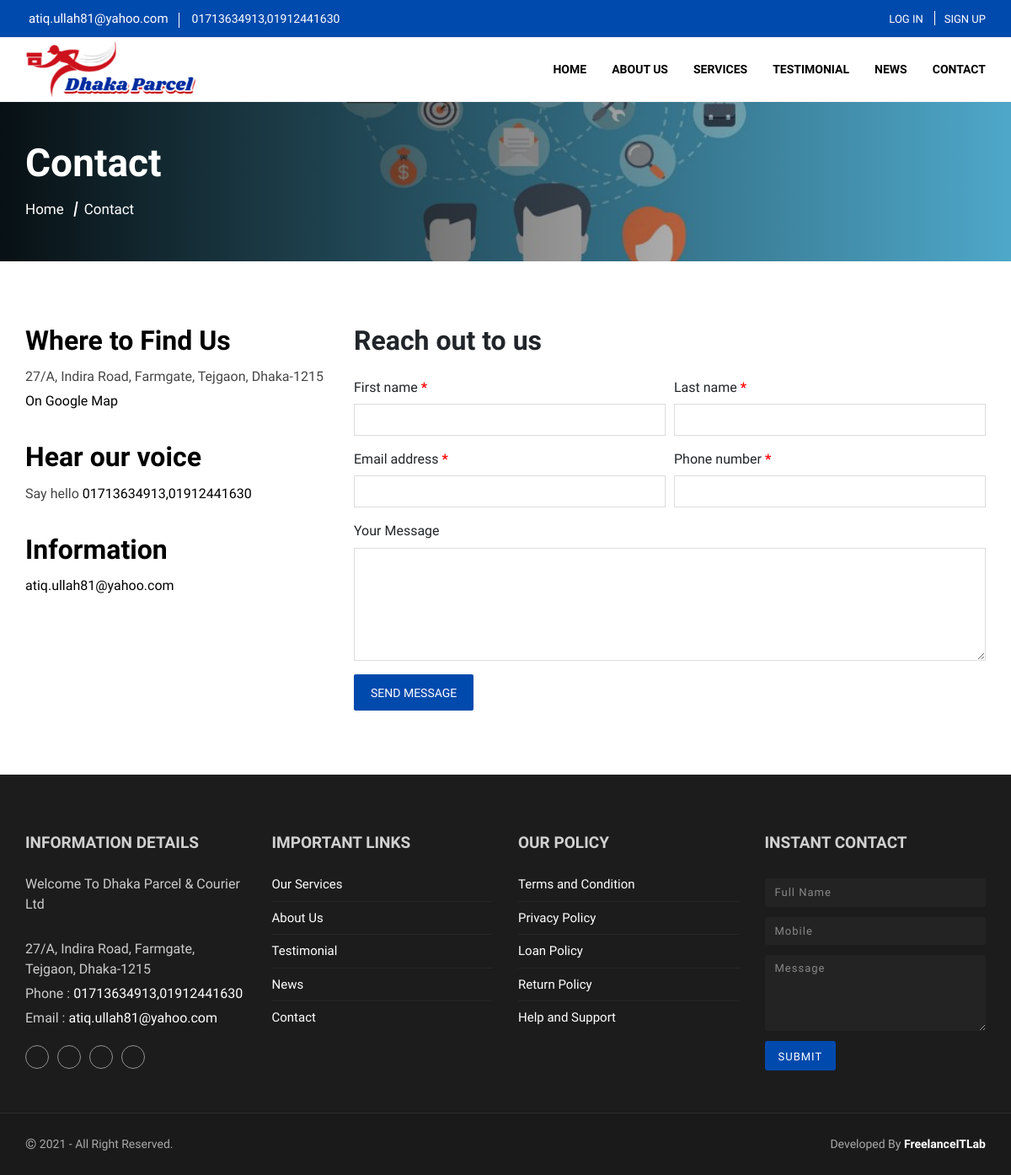
The app's page /contact with its own data.
### tables this page shows
CREATE TABLE `footer` (
  `id` int(11) NOT NULL,
  `location` varchar(100) NOT NULL,
  `email` varchar(100) NOT NULL,
  `phone` varchar(100) NOT NULL,
  `fb_link` varchar(100) NOT NULL,
  `g_link` varchar(100) NOT NULL,
  `in_link` varchar(100) NOT NULL,
  `tw_link` varchar(100) NOT NULL,
  `youtube` varchar(255) DEFAULT NULL,
  `trash` varchar(100) NOT NULL
);

CREATE TABLE `header` (
  `id` int(11) NOT NULL,
  `web_title` varchar(100) NOT NULL,
  `web_logo` varchar(100) NOT NULL,
  `fev_icon` varchar(100) NOT NULL,
  `food_menu` text NOT NULL,
  `apk` text DEFAULT NULL,
  `is_verification` int(1) NOT NULL DEFAULT 1,
  `trash` int(100) NOT NULL
);

### application/helpers/io_helper.php (called while the page is built, shortened)
<?php
if (!function_exists('readTable')) {
    function readTable($table, $where=[], $nidle=[]){
        $ci =& get_instance();
        $query = $ci->db->where($where)->get($table);
        return $query->result();
    }
}
if (!function_exists('view')) {
    function view($location)
    {
        $ci =& get_instance();
        $ci->data['page'] = $location;
        $ci->load->view('frontend/layout/master', $ci->data);
    }
}
if (!function_exists('load')) {
    function load($location)
    {
        $ci =& get_instance();
        $ci->load->view(str_replace('.', '/', $location), $ci->data);
    }
}

### application/controllers/Frontend/HomeController.php (called while the page is built, shortened)
<?php
class HomeController extends Frontend_Controller {
    function __construct() {
        parent::__construct();
    }
    public function contact() {
        return view('frontend.pages.contact');
    }
}

### index.php (called while the page is built, shortened)
<?php
require_once BASEPATH.'core/CodeIgniter.php';

### application/core/Lab_Controller.php (called while the page is built, shortened)
<?php
class Frontend_Controller extends Lab_Controller {
    function __construct() {
        $header = readTable('header');
        $footer = readTable('footer');
    }
}

### application/helpers/ecom_front_helper.php (called while the page is built, shortened)
<?php
function user(){
    $CI = & get_instance();
    if($CI->session->userdata('subscriber'))
    {
        $user = readTable('subscribers', ['id'=>$CI->session->userdata('subscriber_id')]);
        return ($user ? $user[0] : false);
    }
    else{
        return false;
    }
}

### application/helpers/custom_db_helper.php (called while the page is built, shortened)
<?php
	function read($data=null, $Extra_cond=null, $Extra_order_by='id DESC', $Extra_limit=null, $Extra_offset=null){
		$ci =& get_instance();
		if(is_array($data)){
			$table 	   = isset($data['table']) ? $data['table'] : null;
			$cond  	   = isset($data['cond']) ? $data['cond'] : null;
			$offset    = isset($data['offset']) ? $data['offset'] : null;
			$limit     = isset($data['limit']) ? $data['limit'] : null;
			$order_by  = isset($data['order_by']) ? $data['order_by'] : null;
			$group_by  = isset($data['group_by']) ? $data['group_by'] : null;
			$distinct  = isset($data['distinct']) ? $data['distinct'] : null;
			$select    = isset($data['select']) ? $data['select'] : '*';
        			$ci->db->select($select);
					$ci->db->order_by($order_by);
					if($distinct!==null) $ci->db->distinct($distinct);
					if($group_by!==null) $ci->db->group_by($group_by);
			$result = $ci->db->get_where($table,$cond,$limit, $offset);
		}else{
			$Extra_table = $data;
					  $ci->db->order_by($Extra_order_by);
			$result = $ci->db->get_where($Extra_table, $Extra_cond, $Extra_limit, $Extra_offset);
		}
		if(empty($result->result())){
			return false;
		}else{
			return $result->result();
		}
	}

### application/views/frontend/pages/contact.php (the view)
<link rel="stylesheet" href="<?php echo site_url('public/style/contact.css')?>">
<header class="second_header">
    <div class="cover">
        <div class="container">
            <div class="header_content">
                <h2>Contact</h2>
                <ul>
                    <li><a href="<?=site_url('')?>">Home</a></li>
                    <li>Contact</li>
                </ul>
            </div>
        </div>
    </div>
</header>
<?php $footer = read('footer');?>
<section class="contact_section" id="message">
    <div class="container">
        <div class="row">
            <div class="col-md-4">
                <div class="contact_info">
                    <div class="address">
                        <h2>Where to Find Us</h2>
                        <p><?=($footer ? $footer[0]->location : '')?></p>
                        <a href="https://goo.gl/maps/xB3zibLVg12Svgrx7" target="_blank">On Google Map</a>
                    </div>
                    <article>
                        <h2>Hear our voice</h2>
                        <p>Say hello <a href="tel:<?=($footer ? $footer[0]->phone : '')?>"><?=($footer ? $footer[0]->phone : '')?></a></p>
                    </article>
                    <article>
                        <h2>Information</h2>
                        <p><a href="mailto:<?=($footer ? $footer[0]->email : '')?>"><?=($footer ? $footer[0]->email : '')?></a></p>
                    </article>
                </div>
            </div>
            <div class="col-md-8">
                <div class="request_form">
                    <h2>Reach out to us</h2>
                    <form action="<?php echo site_url('home/add_message');?>" method="post">
                        <div class="form-row">
                            <div class="form-group col-md-6 required">
                                <label for="first_name">First name</label>
                                <input type="text" id="first_name" name="name" class="form-control" required>
                            </div>
                            <div class="form-group col-md-6 required">
                                <label for="last_name">Last name</label>
                                <input type="text" id="last_name" name="last_name" class="form-control" required>
                            </div>
                            <div class="form-group col-md-6 required">
                                <label for="email">Email address</label>
                                <input type="email" id="email" name="email" class="form-control" required>
                            </div>
                            <div class="form-group col-md-6 required">
                                <label for="phone_number">Phone number</label>
                                <input type="text" id="phone_number" name="phone" class="form-control" required>
                            </div>
                            <div class="form-group col-md-12">
                                <label for="description">Your Message</label>
                                <textarea id="description" name="message" class="form-control" rows="5" required></textarea>
                            </div>
                            <div class="form-group col-md-12">
                                <button type="submit" class="btn btn-primary">Send message</button>
                            </div>
                        </div>
                    </form>
                </div>
            </div>
        </div>
    </div>
</section>

### application/views/frontend/partials/header.php (shortened to what this page needs)
<!doctype html>
<html lang="en">
<head>
    <link rel="stylesheet" href="https://unpkg.com/ionicons@4.5.10-0/dist/css/ionicons.min.css">
    <link rel="stylesheet" href="https://pro.fontawesome.com/releases/v5.10.0/css/all.css">
    <link rel="stylesheet" href="https://cdn.jsdelivr.net/npm/bootstrap-select@1.13.14/dist/css/bootstrap-select.min.css">
    <link rel="stylesheet" href="https://cdn.jsdelivr.net/npm/bootstrap@4.5.3/dist/css/bootstrap.min.css">
    <link rel="stylesheet" href="<?php echo site_url('public/style/master.css')?>">
</head>
<?php
    $header = read('header');
?>
<body>
    <div id="app">
        <nav class="fixed-top">
            <div class="contact_nav">
                <div class="container">
                    <div class="cnav_content">
                        <div class="contact_access">
                            <a href="mailto:"><i class="icon ion-ios-mail"></i><?=($footer?$footer->email:'')?> </a>
                            <a href="tel:" class="call"><i class="icon ion-ios-call"></i><?=($footer?$footer->phone:'')?> </a>
                        </div>
                        <?php if(!user()){ ?>
                        <ul class="auth">
                            <li>
                                <a href="<?=site_url('login')?>"><span>Log In</span></a>
                            </li>
                            <li>
                                <a href="<?=site_url('registration')?>"><span>Sign Up</span></a>
                            </li>
                        </ul>
                        <?php } else if(user()) { ?>
                        <div class="user-dropdown dropdown">
                            <div class="user-menu" data-toggle="dropdown">
                                <span><?=(user()->name)?></span>
                                <img src="<?= site_url(!empty(user()->image) ? user()->image : 'public/images/user/01.png') ?>"
                                    alt="">
                            </div>
                            <ul class="dropdown-menu">
                                <li><a href="<?=site_url('user-panel/dashboard')?>"><i
                                            class="icon ion-ios-speedometer"></i> Dashboard</a></li>
                                <li><a href="<?=site_url('user-panel/profile')?>"><i class="icon ion-md-person-add"></i>
                                        Profile</a></li>
                                <li><a href="<?=site_url('logout')?>"><i class="icon ion-md-log-out"></i> Logout</a>
                                </li>
                            </ul>
                        </div>
                        <?php } ?>
                    </div>
                </div>
            </div>
            <div class="navbar navbar-expand-lg">
                <div class="container">
                    <a class="brand" href="<?=site_url('')?>">
                        <img src="<?=site_url($header ? $header[0]->web_logo : 'public/images/logo/logo.png')?>" alt="">
                    </a>
                    <div class="collapse navbar-collapse" id="nav">
                        <ul class="navbar-nav">
                            <li><a href="<?=site_url('')?>" class="nav-link">Home</a></li>
                            <li><a href="<?=site_url('about')?>" class="nav-link">About Us</a></li>
                            <li><a href="<?=site_url('services')?>" class="nav-link">Services</a></li>
                            <li><a href="<?=site_url('testimonial')?>" class="nav-link">Testimonial</a></li>
                            <li><a href="<?=site_url('news')?>" class="nav-link">News</a></li>
                            <li><a href="<?=site_url('contact')?>" class="nav-link">Contact</a></li>
                        </ul>
                    </div>
                </div>
            </div>
        </nav>

### application/views/frontend/partials/footer.php (shortened to what this page needs)
    <footer class="footer_section" id="message">
        <div class="container">
            <div class="row">
                <div class="col-lg-3 col-sm-6">
                    <div class="company_info">
                        <h3>Information Details</h3>
                        <p>Welcome To <?=($header?$header->web_title:'')?></p><br>
                        <p><?=($footer?$footer->location:'')?></p>
                        <p>Phone : <a
                                href="tel:<?=($footer?$footer->phone:'')?>"><?=($footer? $footer->phone:'Wbsite Title')?></a>
                        </p>
                        <p>Email : <a
                                href="mailto:<?=($footer?$footer->email:'')?>"><?=($footer?$footer->email:'')?></a>
                        </p>
                        <ul class="social_link">
                            <li><a href="<?=($footer?$footer->fb_link:'')?>" target="_blank" class="facebook"><i class="icon ion-logo-facebook"></i></a></li>
                            <li><a href="<?=($footer?$footer->tw_link:'')?>" target="_blank" class="twitter"><i class="icon ion-logo-twitter"></i></a></li>
                            <li><a href="<?=($footer?$footer->in_link:'')?>" target="_blank" class="linkedin"><i class="icon ion-logo-linkedin"></i></a></li>
                            <li><a href="<?=($footer?$footer->youtube:'')?>" target="_blank" class="youtube"><i class="icon ion-logo-youtube"></i></a></li>
                        </ul>
                    </div>
                </div>
                <div class="col-lg-3 col-sm-6">
                    <div class="company_info">
                        <h3>Important Links</h3>
                        <ul class="quick_link">
                            <li><a href="<?=site_url('services')?>">Our Services</a></li>
                            <li><a href="<?=site_url('about')?>">About Us</a></li>
                            <li><a href="<?=site_url('testimonial')?>">Testimonial</a></li>
                            <li><a href="<?=site_url('home/news')?>">News</a></li>
                            <li><a href="<?=site_url('home/contact')?>">Contact</a></li>
                        </ul>
                    </div>
                </div>
                <div class="col-lg-3 col-sm-6">
                    <div class="company_info">
                        <h3>Our Policy</h3>
                        <ul class="quick_link">
                            <li><a href="<?=site_url('page/terms_condition')?>">Terms and Condition</a></li>
                            <li><a href="<?=site_url('page/privacy_policy')?>">Privacy Policy</a></li>
                            <li><a href="<?=site_url('page/loan_policy')?>">Loan Policy</a></li>
                            <li><a href="<?=site_url('page/return_policy')?>">Return Policy</a></li>
                            <li><a href="<?=site_url('page/help_support')?>">Help and Support</a></li>
                        </ul>
                    </div>
                </div>
                <div class="col-lg-3 col-sm-6">
                    <div class="company_info">
                        <h3>Instant Contact</h3>
                        <form class="contact_form" action="<?=site_url('home/add_message')?>" method="post">
                            <div class="form-group">
                                <input type="text" name="name" class="form-control" placeholder="Full Name" required>
                            </div>
                            <div class="form-group">
                                <input type="text" class="form-control" name="phone" placeholder="Mobile" required>
                            </div>
                            <div class="form-group">
                                <textarea class="form-control" name="message" rows="4" placeholder="Message"
                                    required></textarea>
                            </div>
                            <button type="submit" class="btn">Submit</button>
                        </form>
                    </div>
                </div>
            </div>
        </div>
    </footer>
    <footer class="second_footer">
        <div class="container">
            <div class="ft_content">
                <p><span class="copyright">©</span> 2021
                    <?php  ?> -
                    All Right Reserved.</p>
                <p>Developed By <a href="http://www.freelanceitlab.com/" target="_blank">FreelanceITLab</a></p>
            </div>
        </div>
    </footer>
    </div>
    <link rel="stylesheet" href="//cdnjs.cloudflare.com/ajax/libs/toastr.js/latest/css/toastr.min.css">
    </body>
</html>

### records on screen
footer: email "atiq.ullah81@yahoo.com", phone "01713634913,01912441630", location "27/A, Indira Road, Farmgate, Tejgaon, Dhaka-1215"
header: web_logo (picture), web_title "Dhaka Parcel & Courier Ltd"
